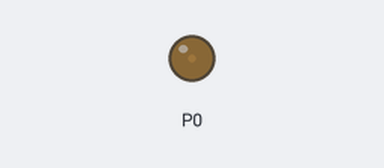
Simulated run of this program. Board: BBC micro:bit (MakeCode). Shown: output pins drawn as LEDs (lit = HIGH).

Above: at 0.05 s.
At 0.7 s:
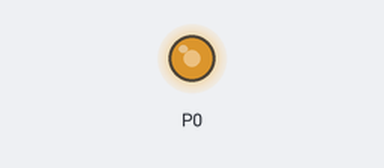
At 1.4 s:
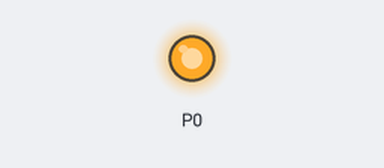
At 2.8 s:
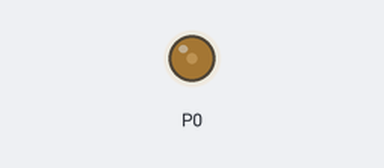
Timing chart, 0 to 5.3 s (numbered marks = the images above):
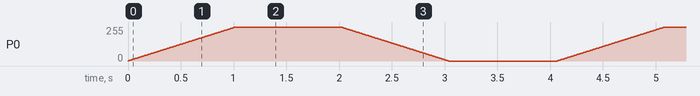

The program:

main.ts
```typescript
let level = 0
basic.forever(function () {
    level = 0
    pins.analogWritePin(AnalogPin.P0, level)
    for (let index = 0; index < 102; index++) {
        level += 10
        pins.analogWritePin(AnalogPin.P0, level)
        basic.pause(10)
    }
    basic.pause(1000)
    for (let index = 0; index < 102; index++) {
        level += -10
        pins.analogWritePin(AnalogPin.P0, level)
        basic.pause(10)
    }
    basic.pause(1000)
})
```

test.ts
```typescript
// 在這裡測試；當此封包作為擴充功能時，將不會編譯此內容。
```
